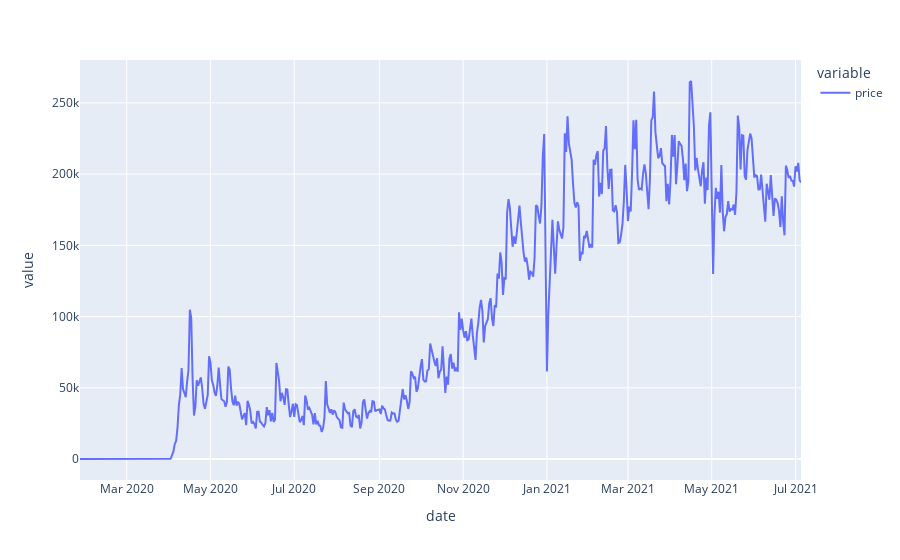

The cell this chart's notebook holds for it:
### Code cell
import plotly.express as px

fig = px.line(df.groupby('date').sum()['price'])
fig.show()

### Figure 1 — Plotly figure (JSON) as saved in the notebook; plotly's stock layout.template omitted (floating-point values rounded to 4 significant figures; data arrays with more than 128 entries replaced by an {"elided": "..."} marker saying what was removed)
{"data": [{"hovertemplate": "variable=price<br>date=%{x}<br>value=%{y}<extra></extra>", "legendgroup": "price", "line": {"color": "#636efa", "dash": "solid"}, "marker": {"symbol": "circle"}, "mode": "lines", "name": "price", "orientation": "v", "showlegend": true, "type": "scatter", "x": {"elided": "464 str values"}, "xaxis": "x", "y": {"elided": "464 float values"}, "yaxis": "y"}], "layout": {"legend": {"title": {"text": "variable"}, "tracegroupgap": 0}, "margin": {"t": 60}, "xaxis": {"anchor": "y", "domain": [0, 1], "title": {"text": "date"}}, "yaxis": {"anchor": "x", "domain": [0, 1], "title": {"text": "value"}}}}
